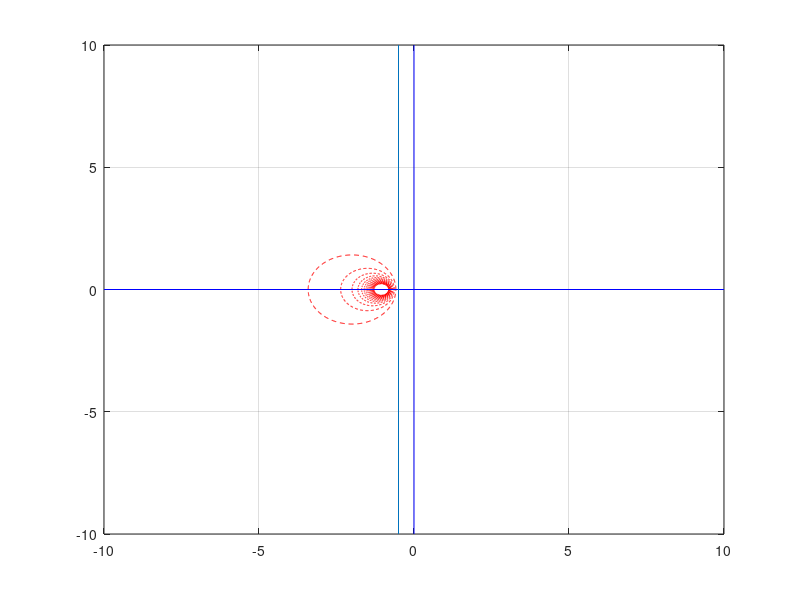
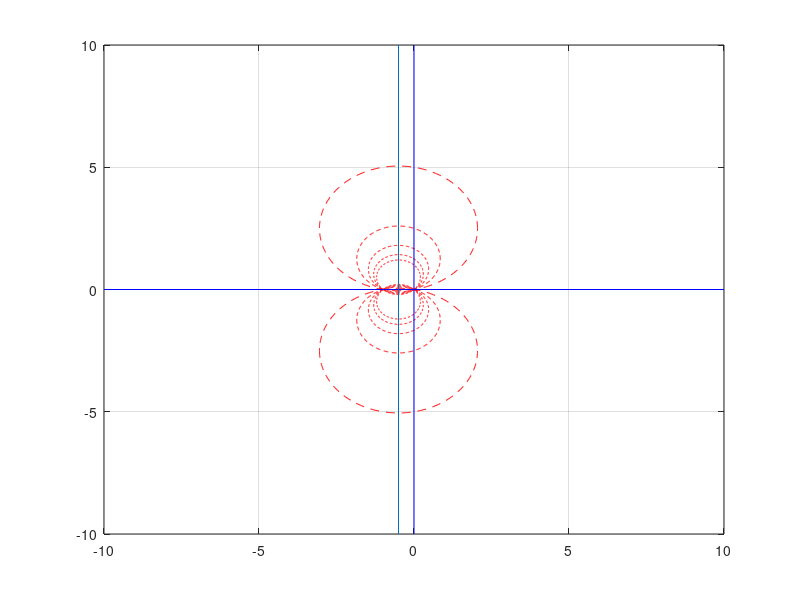

Reproduce these figures in MATLAB, in order.
%%
clc
clear all
close all

% valori M
M_min = -20;
M_max = 20;

% generarea graficului cu 500 de puncte ale raspunsului in frecventa pentru
% un H ales
H = tf([-1 30],[-1 4 0]);
w = logspace(-1,2,500);
[re,im] = nyquist(H,w);
re_1 = re(1,1,:);
im_1 = im(1,1,:);

% generarea cercurilor
figure
for M = M_min:1:M_max
    theta = linspace(0, 2*pi, 500);
    R = sqrt(M)/(M-1);
    x_cerc = -M/(M-1);
    y_cerc = 0;

    X = x_cerc + R * cos(theta);
    Y = y_cerc + R * sin(theta);

    % stocarea valorilor de pe marginea cercurilor
    puncte_cerc = [X(:),Y(:)];
    intersectii = [];
    for i = 1:length(puncte_cerc)

        % conditia de oprire pentru verificare a intersectiilor
        intersectie_gasita = false;
        if intersectie_gasita
            break;
        end

        % calculul distantei intre puncte pentru validarea intersectiilor
        % cu o limita de 0.01
        x_cerc = puncte_cerc(i,1);
        y_cerc = puncte_cerc(i,2);
        dist = sqrt((re_1(:) - x_cerc).^2 + (im_1(:) - y_cerc).^2);
        [min_dist, idx] = min(dist);
        if min_dist < 0.01
            intersectii = [intersectii; re_1(idx), im_1(idx)];
        end

        % afisarea intersectiilor
        if ~isempty(intersectii)
            plot(intersectii(:,1), intersectii(:,2),'x','LineWidth', 3), hold on
            intersectie_gasita = true;
        end

    end

    % afisarea cercurilor
    plot(X,Y,'--r'), hold on
end

% afisarea axelor, raspunsului in frecventa a lui H si a unei drepte care trece prin x = 1/2
plot([-10 10], [0, 0], 'b'), plot([0, 0], [-10 10], 'b'), plot([-1/2 -1/2], [-10 10]), grid, hold on
plot(re_1(:), im_1(:),'LineWidth',2), axis([-10 10 -10 10])

%%
% repetarea algoritmului pentru N
figure
N_min = -1;
N_max = 1;
for N = N_min:0.2:N_max
    theta = linspace(0, 2*pi, 500);
    R = 1/2 * sqrt(N^2 + 1)/N;
    x_cerc = - 1/2;
    y_cerc = 1/2/N;

    X = x_cerc + R * cos(theta);
    Y = y_cerc + R * sin(theta);

    puncte_cerc = [X(:),Y(:)];
    intersectii = [];
    for i = 1:length(puncte_cerc)

        intersectie_gasita = false;
        if intersectie_gasita
            break;
        end

        x_cerc = puncte_cerc(i,1);
        y_cerc = puncte_cerc(i,2);
        dist = sqrt((re_1(:) - x_cerc).^2 + (im_1(:) - y_cerc).^2);
        [min_dist, idx] = min(dist);
        if min_dist < 0.01
            intersectii = [intersectii; re_1(idx), im_1(idx)];
        end

        if ~isempty(intersectii)
            plot(intersectii(:,1), intersectii(:,2),'x','LineWidth', 3), hold on
            intersectie_gasita = true;
        end
    end

    plot(X,Y,'--r'), hold on
end

plot([-10 10], [0, 0], 'b'), plot([0, 0], [-10 10], 'b'), plot([-1/2 -1/2], [-10 10]), grid, hold on
plot(re_1(:), im_1(:),'LineWidth',2), axis([-10 10 -10 10])

%%